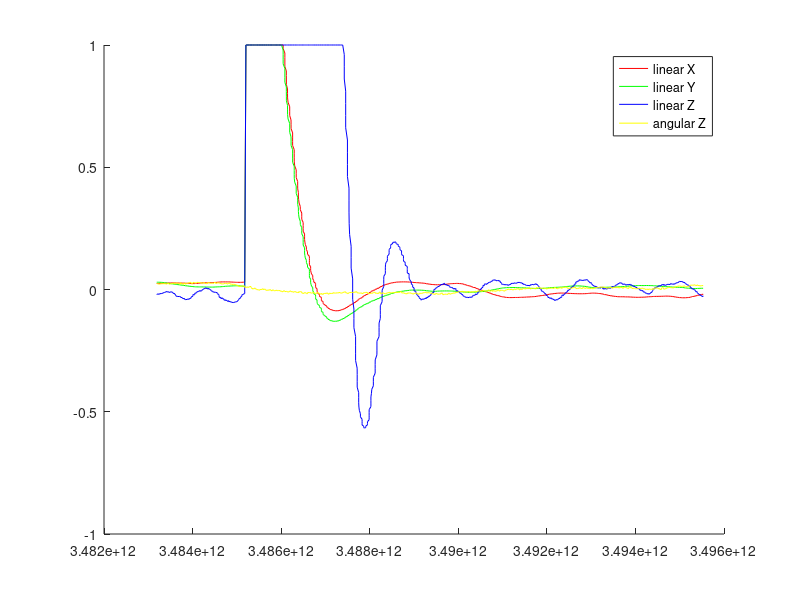

Source code (MATLAB):
M = csvread('out_vel.txt', 1,0)
time = M(:,1)
linear_x = M(:,2);
linear_y = M(:,3);
linear_z = M(:,4);
angular_x = M(:,5);
angular_y = M(:,6);
angular_z = M(:,7);

hold on
plot(time, linear_x, 'r');
plot(time, linear_y, 'g');
plot(time,linear_z, 'b');
plot(time, angular_z, 'y');

legend('linear X','linear Y', 'linear Z', 'angular Z');